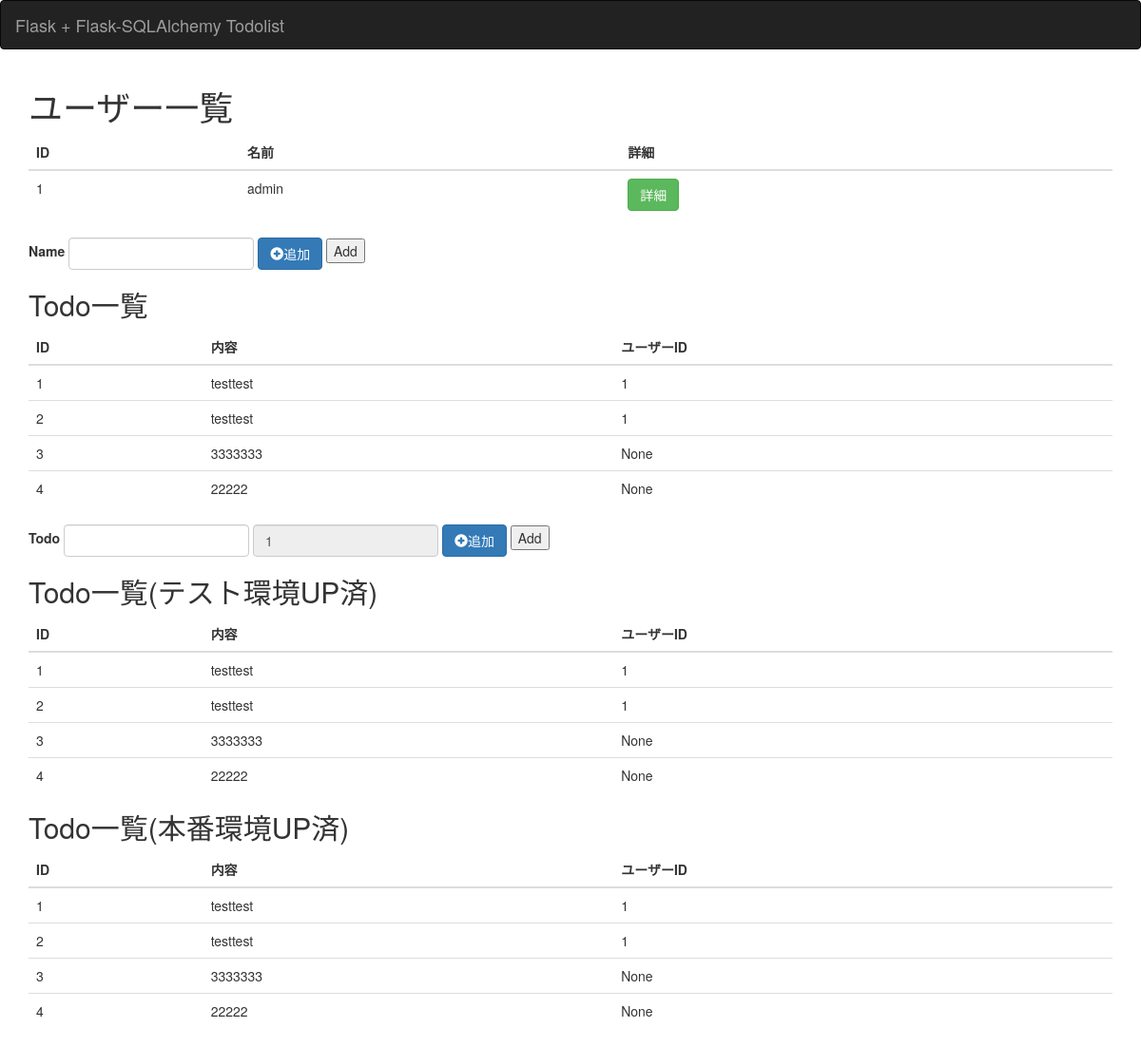
The page / on the database its author committed.
### todo.py (models this page shows, shortened)
class User(db.Model):
  id = db.Column(db.Integer, primary_key=True)
  username = db.Column(db.String(80), unique=True)

class Todo(db.Model):
  id = db.Column(db.Integer, primary_key=True)
  todotext = db.Column(db.String(890))
  user_id = db.Column(db.Integer)
  phase = db.Column(db.Integer)  #0:未着手 1:テストUP 2:本番環境UP

### todo.py (the view)
@app.route("/")
def top():
  user_list = User.query.all()
  todo_list = Todo.query.all()
  return render_template('top.html',title='ユーザー一覧', user_list=user_list, todo_list=todo_list)

### templates/top.html (shortened to what this page needs)
{% extends 'layout.html' %}
{% block content %}
  <h1>{{ title }}</h1>
  <table class="table">
    <thead>
      <tr>
        <th>ID</th>
        <th>名前</th>
        <th>詳細</th>
      </tr>
    </thead>
    <tbody>
      {% for user in user_list %}
      <tr>
        <td>{{ user.id }}</td>
        <td>{{ user.username }}</td>
        <td>
          <a href="{{ url_for('show_user', user_id=user.id) }}" class="btn btn-success">
            詳細
          </a>
        </td>
      </tr>
      {% endfor %}
    </tbody>
  </table>
  <form action="{{ url_for('add_user')}}" method="post"" class="form-inline">
    <label for="username">Name</label>
    <input type="text" class="form-control" id="username" name="username">
    <button type="submit" class="btn btn-primary">
      <span class="glyphicon glyphicon-plus-sign" aria-hidden="true"></span>追加
    </button>
    <input type="submit" value="Add">
  </form>
  <h2>Todo一覧</h2>
  <table class="table">
    <thead>
      <tr>
        <th>ID</th>
        <th>内容</th>
        <th>ユーザーID</th>
      </tr>
    </thead>
      {% for todo in todo_list %}
      <tr>
        <td>{{ todo.id }}</td>
        <td>{{ todo.todotext }}</td>
        <td>{{ todo.user_id }}</td>
      </tr>
      {% endfor %}
  </table>
  <form action="{{ url_for('add_todo')}}" method="post"" class="form-inline">
    <label for="todotext">Todo</label>
    <input type="text" class="form-control" id="todotext" name="todotext">
    <input type="text" class="form-control" id="user_id" name="user_id" value="1" disabled>
    <button type="submit" class="btn btn-primary">
      <span class="glyphicon glyphicon-plus-sign" aria-hidden="true"></span>追加
    </button>
    <input type="submit" value="Add">
  </form>
  <h2>Todo一覧(テスト環境UP済)</h2>
  <table class="table">
    <thead>
      <tr>
        <th>ID</th>
        <th>内容</th>
        <th>ユーザーID</th>
      </tr>
    </thead>
      {% for todo in todo_list %}
      <tr>
        <td>{{ todo.id }}</td>
        <td>{{ todo.todotext }}</td>
        <td>{{ todo.user_id }}</td>
      </tr>
      {% endfor %}
  </table>
  <h2>Todo一覧(本番環境UP済)</h2>
  <table class="table">
    <thead>
      <tr>
        <th>ID</th>
        <th>内容</th>
        <th>ユーザーID</th>
      </tr>
    </thead>
      {% for todo in todo_list %}
      <tr>
        <td>{{ todo.id }}</td>
        <td>{{ todo.todotext }}</td>
        <td>{{ todo.user_id }}</td>
      </tr>
      {% endfor %}
  </table>
{% endblock %}

### templates/layout.html (shortened to what this page needs)
<!DOCTYPE html>
<html lang="ja">
<head>
  <link rel="stylesheet" href="https://maxcdn.bootstrapcdn.com/bootstrap/3.3.7/css/bootstrap.min.css">
</head>
<body>
  <nav class="navbar navbar-inverse">
    <div class="container-fluid">
      <div class="navbar-header">
        <a href="{{ url_for('top') }}" class="navbar-brand">
          Flask + Flask-SQLAlchemy Todolist
        </a>
      </div>
    </div>
  </nav>
  <div class="container">
    {% block content %}{% endblock %}
  </div>
</body>
</html>

### rows shown on the page
User: id "1", username "admin"
Todo: id "1", todotext "testtest", user_id "1"
Todo: id "2", todotext "testtest", user_id "1"
Todo: id "3", todotext "3333333", user_id "None"
Todo: id "4", todotext "22222", user_id "None"

### other values the page prints
{{ title }} "ユーザー一覧"
